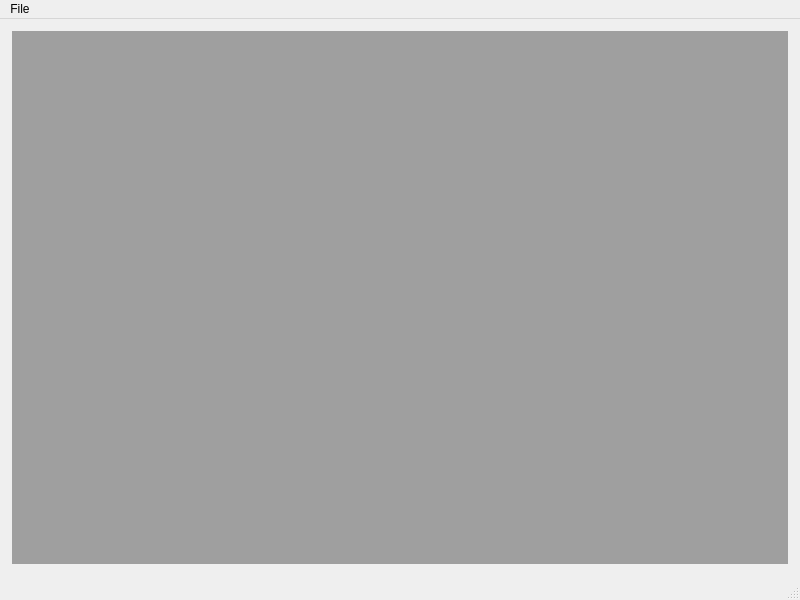
<?xml version="1.0" encoding="UTF-8"?>
<ui version="4.0">
 <class>MainWindow</class>
 <widget class="QMainWindow" name="MainWindow">
  <property name="geometry">
   <rect>
    <x>0</x>
    <y>0</y>
    <width>800</width>
    <height>600</height>
   </rect>
  </property>
  <property name="windowTitle">
   <string>MainWindow</string>
  </property>
  <widget class="QWidget" name="centralwidget">
   <widget class="QMdiArea" name="mdiArea">
    <property name="geometry">
     <rect>
      <x>12</x>
      <y>12</y>
      <width>776</width>
      <height>533</height>
     </rect>
    </property>
   </widget>
  </widget>
  <widget class="QMenuBar" name="menubar">
   <property name="geometry">
    <rect>
     <x>0</x>
     <y>0</y>
     <width>800</width>
     <height>22</height>
    </rect>
   </property>
   <widget class="QMenu" name="menuFile">
    <property name="title">
     <string>File</string>
    </property>
    <addaction name="actionFile"/>
   </widget>
   <addaction name="menuFile"/>
  </widget>
  <widget class="QStatusBar" name="statusbar"/>
  <action name="actionFile">
   <property name="text">
    <string>tileWindow</string>
   </property>
  </action>
 </widget>
 <resources/>
 <connections/>
</ui>
